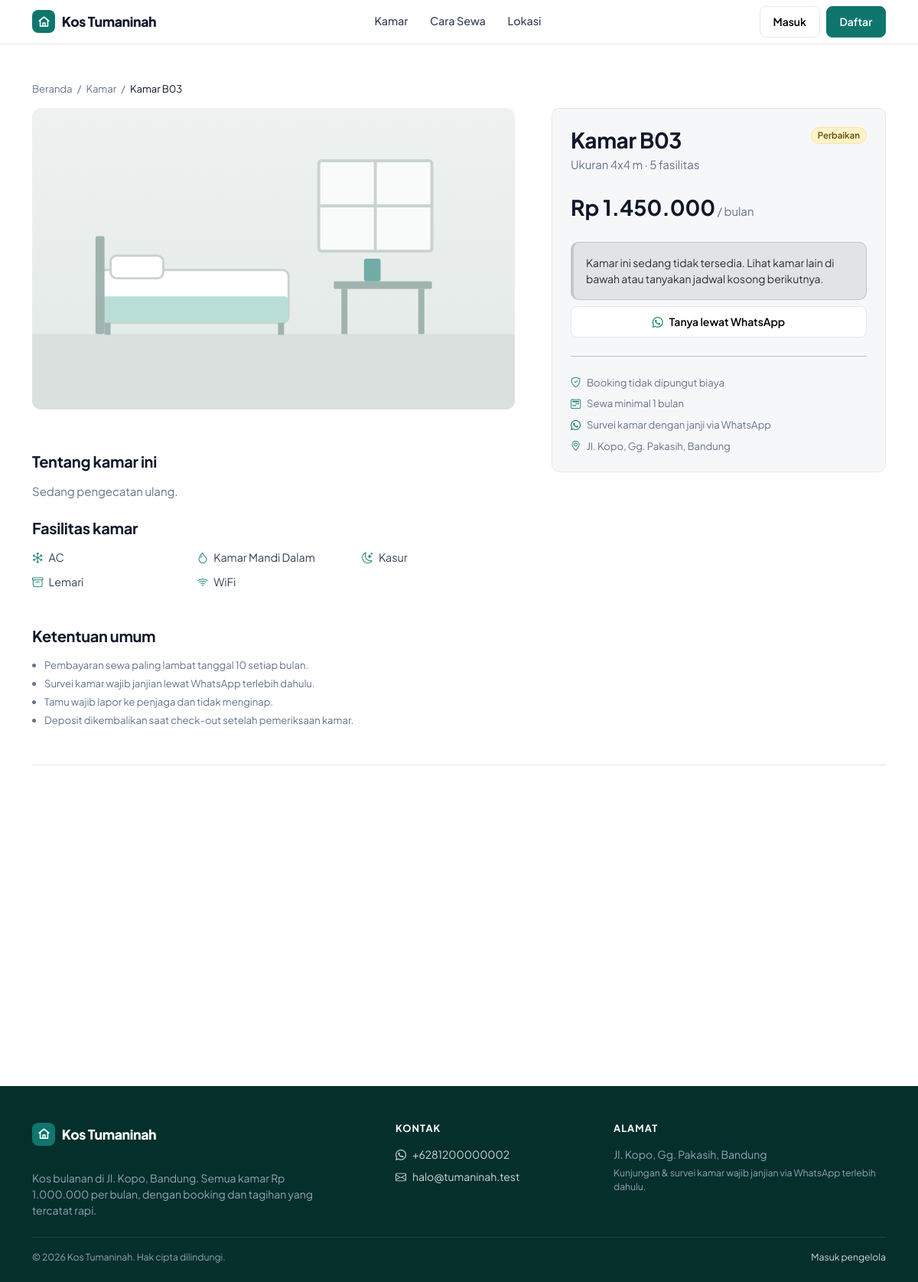
The page /kamar.php?id=6 on the database as committed earlier.
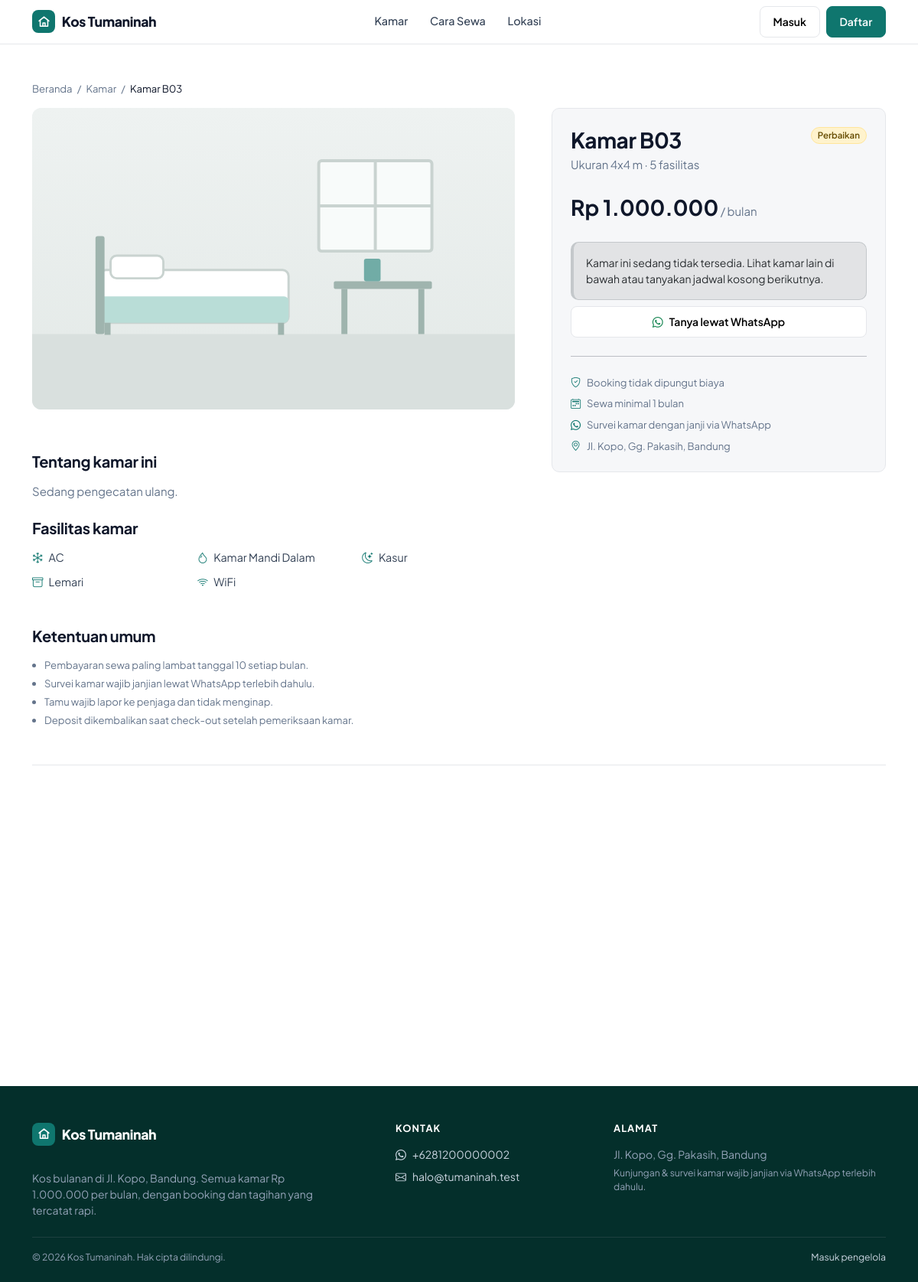
The same page on the database as committed later.
### tables this page shows
CREATE TABLE kamar (
    id              INT UNSIGNED AUTO_INCREMENT PRIMARY KEY,
    nomor_kamar     VARCHAR(10) NOT NULL UNIQUE,
    harga_per_bulan INT UNSIGNED NOT NULL DEFAULT 1000000,
    ukuran          VARCHAR(20),
    status          ENUM('kosong','terisi','perbaikan') NOT NULL DEFAULT 'kosong',
    deskripsi       TEXT,
    created_at      DATETIME NOT NULL DEFAULT CURRENT_TIMESTAMP
);

### kamar.php (the view, shortened to what the changed rows need)
<?php
require_once __DIR__ . '/includes/functions.php';
$k = q('SELECT * FROM kamar WHERE id = ?', [(int) ($_GET['id'] ?? 0)])->fetch();
$fasilitas = fasilitas_map()[$k['id']] ?? [];
$waText = rawurlencode("Halo " . APP_NAME . ", saya tertarik dengan Kamar {$k['nomor_kamar']}. Apakah masih tersedia, dan kapan saya bisa melihat kamarnya?");
require __DIR__ . '/includes/header.php';
?>
<div class="container py-4 py-lg-5">
    <nav class="small mb-3" data-reveal>
        <a href="<?= url() ?>" class="text-muted">Beranda</a> <span class="text-muted mx-1">/</span>
        <a href="<?= url('#kamar') ?>" class="text-muted">Kamar</a> <span class="text-muted mx-1">/</span>
        <span>Kamar <?= e($k['nomor_kamar']) ?></span>
    </nav>
    <div class="row g-5">
        <div class="col-lg-7" data-reveal>
            <div class="mt-5">
                <h2 class="h5 fw-bold mb-3">Tentang kamar ini</h2>
                <p class="text-muted"><?= nl2br(e($k['deskripsi'] ?: 'Belum ada deskripsi.')) ?></p>
            </div>
            <div class="mt-4">
                <h2 class="h5 fw-bold mb-3">Fasilitas kamar</h2>
            </div>
            <div class="mt-5">
                <h2 class="h5 fw-bold mb-3">Ketentuan umum</h2>
            </div>
        </div>
        <div class="col-lg-5" data-reveal data-reveal-delay="100">
            <div class="card sticky-panel"><div class="card-body p-4">
                <div class="d-flex justify-content-between align-items-start mb-1">
                    <h1 class="h3 fw-bold mb-0">Kamar <?= e($k['nomor_kamar']) ?></h1>
                    <?= badge($k['status']) ?>
                </div>
                <p class="text-muted mb-4">Ukuran <?= e($k['ukuran']) ?> m &middot; <?= count($fasilitas) ?> fasilitas</p>
                <div class="mb-4">
                    <span class="fs-3 fw-bold"><?= rupiah($k['harga_per_bulan']) ?></span>
                    <span class="text-muted">/ bulan</span>
                </div>
                <?php if ($k['status'] === 'kosong'): ?>
                    <a href="<?= url('penghuni/booking.php?kamar_id=' . $k['id']) ?>" class="btn btn-primary btn-lg w-100 mb-2">Ajukan booking</a>
                <?php else: ?>
                    <div class="alert alert-secondary small mb-2">Kamar ini sedang tidak tersedia. Lihat kamar lain di bawah atau tanyakan jadwal kosong berikutnya.</div>
                <?php endif; ?>
                <a href="https://wa.me/<?= WA_NUMBER ?>?text=<?= $waText ?>" target="_blank" rel="noopener" class="btn btn-light w-100"><i class="bi bi-whatsapp me-2 text-success"></i>Tanya lewat WhatsApp</a>
                <hr class="my-4">
                <ul class="list-unstyled small text-muted mb-0 d-grid gap-2">
                    <li><i class="bi bi-shield-check me-2 text-primary"></i>Booking tidak dipungut biaya</li>
                    <li><i class="bi bi-calendar2-week me-2 text-primary"></i>Sewa minimal 1 bulan</li>
                    <li><i class="bi bi-whatsapp me-2 text-primary"></i>Survei kamar dengan janji via WhatsApp</li>
                    <li><i class="bi bi-geo-alt me-2 text-primary"></i><?= e(ALAMAT) ?></li>
                </ul>
            </div></div>
        </div>
    </div>
</div>
<?php require __DIR__ . '/includes/footer.php'; ?>

### includes/functions.php (shortened to what the changed rows need)
<?php
function db(): PDO
{
    static $pdo = null;
    if ($pdo === null) {
        $pdo = new PDO(
            'mysql:host=' . DB_HOST . ';dbname=' . DB_NAME . ';charset=utf8mb4',
            DB_USER,
            DB_PASS,
            [
                PDO::ATTR_ERRMODE            => PDO::ERRMODE_EXCEPTION,
                PDO::ATTR_DEFAULT_FETCH_MODE => PDO::FETCH_ASSOC,
            ]
        );
    }
    return $pdo;
}
function q(string $sql, array $params = []): PDOStatement
{
    $st = db()->prepare($sql);
    $st->execute($params);
    return $st;
}
function e($s): string
{
    return htmlspecialchars((string) $s, ENT_QUOTES, 'UTF-8');
}
function url(string $path = ''): string
{
    return BASE_URL . ltrim($path, '/');
}
function rupiah($n): string
{
    return 'Rp ' . number_format((int) $n, 0, ',', '.');
}
function badge(string $status): string
{
    $warna = [
        'kosong' => 'success', 'terisi' => 'secondary', 'perbaikan' => 'warning',
        'pending' => 'warning', 'diterima' => 'success', 'ditolak' => 'danger', 'batal' => 'secondary',
        'aktif' => 'success', 'selesai' => 'success', 'disetujui' => 'success',
        'belum' => 'danger', 'menunggu' => 'warning', 'lunas' => 'success', 'valid' => 'success',
        'baru' => 'info', 'diproses' => 'primary',
    ];
    $label = [
        'kosong' => 'Tersedia', 'pending' => 'Menunggu', 'belum' => 'Belum dibayar',
        'menunggu' => 'Diverifikasi', 'valid' => 'Terverifikasi',
    ];
    $w = $warna[$status] ?? 'secondary';
    return '<span class="badge rounded-pill bg-' . $w . '-subtle text-' . $w . '-emphasis border border-' . $w . '-subtle">'
        . e($label[$status] ?? ucfirst($status)) . '</span>';
}
function fasilitas_map(): array
{
    $map = [];
    foreach (q("SELECT kf.kamar_id, f.nama FROM kamar_fasilitas kf JOIN fasilitas f ON f.id = kf.fasilitas_id ORDER BY f.nama") as $r) {
        $map[$r['kamar_id']][] = $r['nama'];
    }
    return $map;
}

Rows that differ between the two databases and show on the page:
changed kamar "Sedang pengecatan ulang.": harga_per_bulan "Rp 1.450.000" → "Rp 1.000.000"
